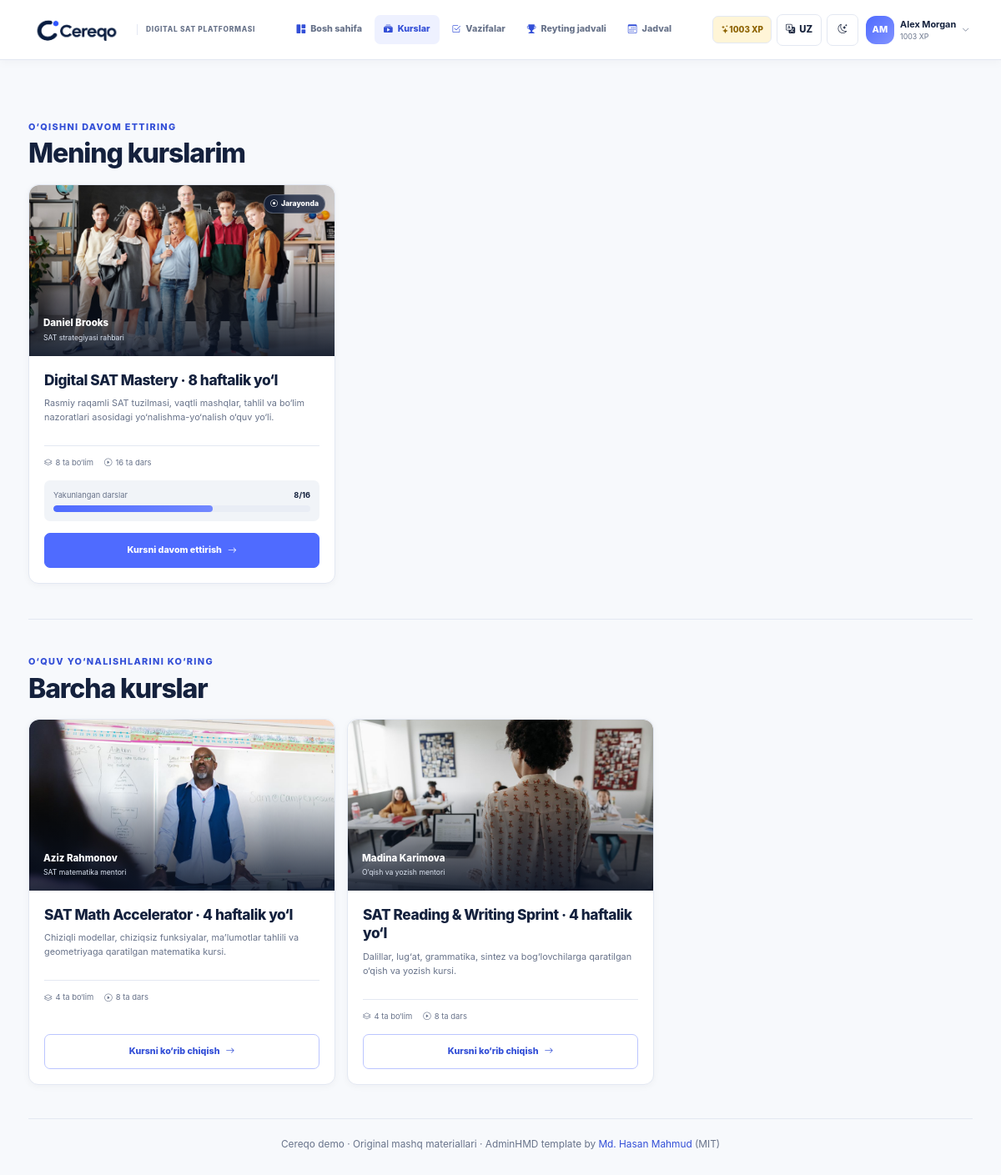
Page /learn/ (signed in) on the committed database.
### learning/models.py (models this page shows, shortened)
class Student(models.Model):
    user = models.OneToOneField(
        settings.AUTH_USER_MODEL,
        on_delete=models.CASCADE,
        related_name="student_profile",
        null=True,
        blank=True,
    )
    name = models.CharField(max_length=100, unique=True)
    initials = models.CharField(max_length=3)
    points = models.PositiveIntegerField(default=0)
    streak = models.PositiveIntegerField(default=0)
    badge = models.CharField(max_length=80, blank=True)
    is_demo = models.BooleanField(default=False)
    class Meta:
        ordering = ["-points", "name"]

class Course(models.Model):
    title = models.CharField(max_length=160)
    code = models.SlugField(max_length=60, unique=True)
    description = models.TextField()
    instructor_name = models.CharField(max_length=100, default="Cereqo mentor")
    instructor_role = models.CharField(max_length=100, default="SAT mentor")
    cover_image = models.CharField(
        max_length=255,
        default="cereqo/img/mentors/cereqo-classroom.jpg",
    )
    start_date = models.DateField()
    end_date = models.DateField()
    target_score = models.PositiveSmallIntegerField(default=1400)
    is_active = models.BooleanField(default=True)
    class Meta:
        ordering = ["-is_active", "start_date", "id"]
    @property
    def progress_percent(self):
        lessons = Lesson.objects.filter(section__course=self)
        total = lessons.count()
        return round(sum(lessons.values_list("progress_percent", flat=True)) / total) if total else 0

### learning/views.py (the view)
# urls.py: path("learn/", views.learn, name="learn"),
def learn(request):
    if not Course.objects.exists():
        return render(request, "learning/empty.html", {"active_nav": "learn"})
    all_courses = Course.objects.all()
    my_course_cards = []
    if request.user.is_authenticated:
        student = _student(request)
        enrolled_course_ids = CourseEnrollment.objects.filter(student=student).values_list(
            "course_id", flat=True
        )
        my_course_cards = _course_cards(all_courses.filter(pk__in=enrolled_course_ids))
        all_courses = all_courses.exclude(pk__in=enrolled_course_ids)
    return render(
        request,
        "learning/course_list.html",
        {
            "active_nav": "learn",
            "my_course_cards": my_course_cards,
            "course_cards": _course_cards(all_courses),
        },
    )

### learning/context_processors.py (called while the page is built)
def demo_shell(request):
    student = student_for_user(request.user)
    return {"demo_student": student}

### learning/student_profiles.py (called while the page is built)
def student_for_user(user):
    if not user or not user.is_authenticated:
        return None
    try:
        return user.student_profile
    except Student.DoesNotExist:
        display_name = user.get_full_name() or user.email.split("@")[0] or user.get_username()
        display_name = _unique_name(display_name, user)
        return Student.objects.create(
            user=user,
            name=display_name,
            initials=_initials(display_name),
            badge="New learner",
        )

### learning/views.py (called while the page is built)
def _student(request):
    return student_for_user(request.user)

def _course_cards(courses=None):
    cards = []
    courses = courses if courses is not None else Course.objects.all()
    for course in courses.prefetch_related("sections__lessons"):
        lessons = Lesson.objects.filter(section__course=course)
        cards.append(
            {
                "course": course,
                "progress": course.progress_percent,
                "sections": course.sections.count(),
                "lessons": lessons.count(),
                "completed_lessons": lessons.filter(progress_percent=100).count(),
                "status": "active" if course.is_active else "upcoming",
            }
        )
    return cards

### templates/learning/course_list.html (shortened to what this page needs)
{% extends 'base.html' %}{% load static i18n %}
{% block content %}
{% if user.is_authenticated %}
<section class="course-list-section my-courses-section" aria-labelledby="my-courses-title">
  <div class="course-list-heading"><p class="eyebrow">{% translate "Continue learning" %}</p><h2 id="my-courses-title">{% translate "My courses" %}</h2></div>
  <div class="course-catalog my-course-grid">
    {% for card in my_course_cards %}
      {% include "learning/_course_card.html" with card=card is_enrolled=True %}
    {% empty %}
      <div class="course-empty-note"><i class="bi bi-journal-bookmark"></i><p>{% translate "You have not joined a course yet." %}</p></div>
    {% endfor %}
  </div>
</section>
{% endif %}
<section class="course-list-section all-courses-section" aria-labelledby="all-courses-title">
  <div class="course-list-heading"><p class="eyebrow">{% translate "Explore learning paths" %}</p><h2 id="all-courses-title">{% translate "All courses" %}</h2></div>
  <div class="course-catalog">
    {% for card in course_cards %}
      {% include "learning/_course_card.html" with card=card is_enrolled=False %}
    {% empty %}
      <div class="course-empty-note"><i class="bi bi-check2-circle"></i><p>{% translate "You are enrolled in every available course." %}</p></div>
    {% endfor %}
  </div>
</section>
{% endblock %}

### templates/base.html (shortened to what this page needs)
{% load static i18n %}
<!doctype html>
<html lang="{{ LANGUAGE_CODE }}">
<head>
  <link rel="stylesheet" href="{% static 'vendor/bootstrap/css/bootstrap.min.css' %}">
  <link rel="stylesheet" href="{% static 'vendor/bootstrap-icons/css/bootstrap-icons.css' %}">
  <link rel="stylesheet" href="{% static 'cereqo/css/cereqo.css' %}">
</head>
<body>
  <div class="app-shell topnav-shell">
    <header class="desktop-topbar main-navbar">
      <a class="topnav-brand" href="{% url 'learning:dashboard' %}"><img src="{% static 'cereqo/img/cereqo-logo.png' %}" alt="Cereqo"><span>{% translate "Digital SAT platform" %}</span></a>
      <nav class="desktop-main-nav" aria-label="Main navigation">{% include 'learning/_nav_links.html' %}</nav>
      <div class="topnav-actions">{% if user.is_authenticated and demo_student %}<span class="topnav-xp"><i class="bi bi-stars"></i>{{ demo_student.points }} XP</span>{% endif %}{% include 'learning/_toolbar_controls.html' %}{% if user.is_authenticated %}{% include 'learning/_profile_menu.html' %}{% else %}<a class="btn btn-primary navbar-login" href="{% url 'login' %}"><i class="bi bi-box-arrow-in-right"></i>{% translate "Log in" %}</a>{% endif %}</div>
    </header>
    <div class="app-main {% if landing_page %}landing-main{% endif %} {% if course_navigation %}has-course-sidebar{% endif %}">
      <main id="main-content" class="{% if landing_page %}landing-content{% else %}page-content{% endif %}" tabindex="-1">
        {% block content %}{% endblock %}
        {% if not landing_page %}
        <footer class="page-footer">{% translate "Cereqo demo" %} · {% translate "Original practice content" %} · AdminHMD template by <a href="https://github.com/HasanMahmudDev" target="_blank" rel="noreferrer">Md. Hasan Mahmud</a> (MIT)</footer>
        {% endif %}
      </main>
    </div>
  </div>
</body>
</html>

### templates/learning/_profile_menu.html (shortened to what this page needs)
{% load i18n %}
{% if user.is_authenticated and demo_student %}<div class="dropdown profile-menu">
  <button class="profile-trigger" type="button" data-bs-toggle="dropdown" aria-expanded="false" aria-label="{% translate 'Open profile menu' %}"><span class="avatar avatar-sm">{{ demo_student.initials }}</span><span class="profile-trigger-copy"><strong>{{ demo_student.name }}</strong><small>{{ demo_student.points }} XP</small></span><i class="bi bi-chevron-down"></i></button>
</div>{% endif %}

### templates/learning/_course_card.html
{% load static i18n %}
<article class="catalog-card minimal-catalog-card{% if is_enrolled %} enrolled-course-card{% endif %}">
  <div class="catalog-course-cover">
    <img src="{% static card.course.cover_image %}" alt="{% blocktranslate with teacher=card.course.instructor_name %}{{ teacher }} teaching the course{% endblocktranslate %}">
    {% if is_enrolled %}<span class="course-state course-state-active"><i class="bi bi-record-circle"></i>{% translate "In progress" %}</span>{% endif %}
    <div class="catalog-cover-instructor">
      <strong>{% translate card.course.instructor_name %}</strong>
      <small>{% translate card.course.instructor_role %}</small>
    </div>
  </div>
  <div class="catalog-card-content">
    <h3>{% translate card.course.title %}</h3>
    <p>{% translate card.course.description %}</p>
    <div class="catalog-facts">
      <span><i class="bi bi-layers"></i>{% blocktranslate with total=card.sections %}{{ total }} sections{% endblocktranslate %}</span>
      <span><i class="bi bi-play-circle"></i>{% blocktranslate with total=card.lessons %}{{ total }} lessons{% endblocktranslate %}</span>
    </div>
    {% if is_enrolled %}
      <div class="catalog-progress">
        <div><span>{% translate "Completed lessons" %}</span><strong>{{ card.completed_lessons }}/{{ card.lessons }}</strong></div>
        <div class="progress app-progress"><div class="progress-bar" style="width:{{ card.progress }}%"></div></div>
      </div>
    {% endif %}
    <div class="catalog-footer">
      {% if is_enrolled %}
        <a class="btn btn-primary app-btn" href="{% url 'learning:course_detail' card.course.id %}">{% translate "Continue course" %}<i class="bi bi-arrow-right"></i></a>
      {% elif user.is_authenticated %}
        <a class="btn btn-outline-primary app-btn" href="{% url 'learning:course_detail' card.course.id %}">{% translate "Explore course" %}<i class="bi bi-arrow-right"></i></a>
      {% else %}
        <a class="btn btn-primary app-btn" href="{% url 'learning:course_detail' card.course.id %}">{% translate "Go to course" %}<i class="bi bi-arrow-right"></i></a>
      {% endif %}
    </div>
  </div>
</article>

### rows in the picture
Student: points "1003", initials "AM", name "Alex Morgan"
Course: cover_image (picture), completed_lessons "8", lessons "16", {{ card.progress }} 62 (drawn)
Course: cover_image (picture)
Course: cover_image (picture)

### other values in the picture
{{ LANGUAGE_CODE|upper }} "UZ"
